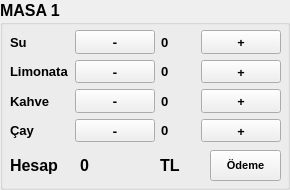
     <widget class="QGroupBox" name="groupBox">
      <property name="font">
       <font>
        <family>Leelawadee UI</family>
        <pointsize>12</pointsize>
        <weight>75</weight>
        <bold>true</bold>
       </font>
      </property>
      <property name="title">
       <string>MASA 1</string>
      </property>
      <widget class="QLabel" name="label_30">
       <property name="geometry">
        <rect>
         <x>10</x>
         <y>150</y>
         <width>81</width>
         <height>31</height>
        </rect>
       </property>
       <property name="text">
        <string>Hesap</string>
       </property>
      </widget>
      <widget class="QPushButton" name="pushButton_10">
       <property name="geometry">
        <rect>
         <x>210</x>
         <y>150</y>
         <width>71</width>
         <height>31</height>
        </rect>
       </property>
       <property name="font">
        <font>
         <pointsize>8</pointsize>
        </font>
       </property>
       <property name="text">
        <string>Ödeme</string>
       </property>
      </widget>
      <widget class="QLabel" name="label_29">
       <property name="geometry">
        <rect>
         <x>80</x>
         <y>150</y>
         <width>71</width>
         <height>31</height>
        </rect>
       </property>
       <property name="text">
        <string>0</string>
       </property>
      </widget>
      <widget class="QWidget" name="gridLayoutWidget_3">
       <property name="geometry">
        <rect>
         <x>10</x>
         <y>30</y>
         <width>271</width>
         <height>112</height>
        </rect>
       </property>
       <layout class="QGridLayout" name="gridLayout_3">
        <item row="2" column="1">
         <widget class="QPushButton" name="pushButton_12">
          <property name="font">
           <font>
            <family>Bauhaus 93</family>
            <pointsize>10</pointsize>
           </font>
          </property>
          <property name="text">
           <string>-</string>
          </property>
         </widget>
        </item>
        <item row="1" column="1">
         <widget class="QPushButton" name="pushButton_13">
          <property name="font">
           <font>
            <family>Bauhaus 93</family>
            <pointsize>10</pointsize>
           </font>
          </property>
          <property name="text">
           <string>-</string>
          </property>
         </widget>
        </item>
        <item row="2" column="3">
         <widget class="QPushButton" name="pushButton_14">
          <property name="font">
           <font>
            <family>Bauhaus 93</family>
            <pointsize>10</pointsize>
           </font>
          </property>
          <property name="text">
           <string>+</string>
          </property>
         </widget>
        </item>
        <item row="3" column="3">
         <widget class="QPushButton" name="pushButton_15">
          <property name="font">
           <font>
            <family>Bauhaus 93</family>
            <pointsize>10</pointsize>
           </font>
          </property>
          <property name="text">
           <string>+</string>
          </property>
         </widget>
        </item>
        <item row="3" column="1">
         <widget class="QPushButton" name="pushButton_16">
          <property name="font">
           <font>
            <family>Bauhaus 93</family>
            <pointsize>10</pointsize>
           </font>
          </property>
          <property name="text">
           <string>-</string>
          </property>
         </widget>
        </item>
        <item row="3" column="0">
         <widget class="QLabel" name="label_21">
          <property name="font">
           <font>
            <pointsize>10</pointsize>
           </font>
          </property>
          <property name="text">
           <string>Çay</string>
          </property>
         </widget>
        </item>
        <item row="0" column="0">
         <widget class="QLabel" name="label_22">
          <property name="font">
           <font>
            <pointsize>10</pointsize>
           </font>
          </property>
          <property name="text">
           <string>Su</string>
          </property>
         </widget>
        </item>
        <item row="0" column="3">
         <widget class="QPushButton" name="pushButton_17">
          <property name="font">
           <font>
            <family>Bauhaus 93</family>
            <pointsize>10</pointsize>
           </font>
          </property>
          <property name="text">
           <string>+</string>
          </property>
         </widget>
        </item>
        <item row="0" column="1">
         <widget class="QPushButton" name="pushButton_18">
          <property name="font">
           <font>
            <family>Bauhaus 93</family>
            <pointsize>10</pointsize>
           </font>
          </property>
          <property name="text">
           <string>-</string>
          </property>
         </widget>
        </item>
        <item row="1" column="0">
         <widget class="QLabel" name="label_23">
          <property name="font">
           <font>
            <pointsize>10</pointsize>
           </font>
          </property>
          <property name="text">
           <string>Limonata</string>
          </property>
         </widget>
        </item>
        <item row="2" column="0">
         <widget class="QLabel" name="label_24">
          <property name="font">
           <font>
            <pointsize>10</pointsize>
           </font>
          </property>
          <property name="text">
           <string>Kahve</string>
          </property>
         </widget>
        </item>
        <item row="0" column="2">
         <widget class="QLabel" name="label_25">
          <property name="font">
           <font>
            <pointsize>10</pointsize>
           </font>
          </property>
          <property name="text">
           <string>0</string>
          </property>
         </widget>
        </item>
        <item row="1" column="2">
         <widget class="QLabel" name="label_26">
          <property name="font">
           <font>
            <pointsize>10</pointsize>
           </font>
          </property>
          <property name="text">
           <string>0</string>
          </property>
         </widget>
        </item>
        <item row="2" column="2">
         <widget class="QLabel" name="label_27">
          <property name="font">
           <font>
            <pointsize>10</pointsize>
           </font>
          </property>
          <property name="text">
           <string>0</string>
          </property>
         </widget>
        </item>
        <item row="3" column="2">
         <widget class="QLabel" name="label_28">
          <property name="font">
           <font>
            <pointsize>10</pointsize>
           </font>
          </property>
          <property name="text">
           <string>0</string>
          </property>
         </widget>
        </item>
        <item row="1" column="3">
         <widget class="QPushButton" name="pushButton_11">
          <property name="font">
           <font>
            <family>Bauhaus 93</family>
            <pointsize>10</pointsize>
           </font>
          </property>
          <property name="text">
           <string>+</string>
          </property>
         </widget>
        </item>
       </layout>
      </widget>
      <widget class="QLabel" name="label_79">
       <property name="geometry">
        <rect>
         <x>160</x>
         <y>150</y>
         <width>51</width>
         <height>31</height>
        </rect>
       </property>
       <property name="text">
        <string>TL</string>
       </property>
      </widget>
     </widget>
